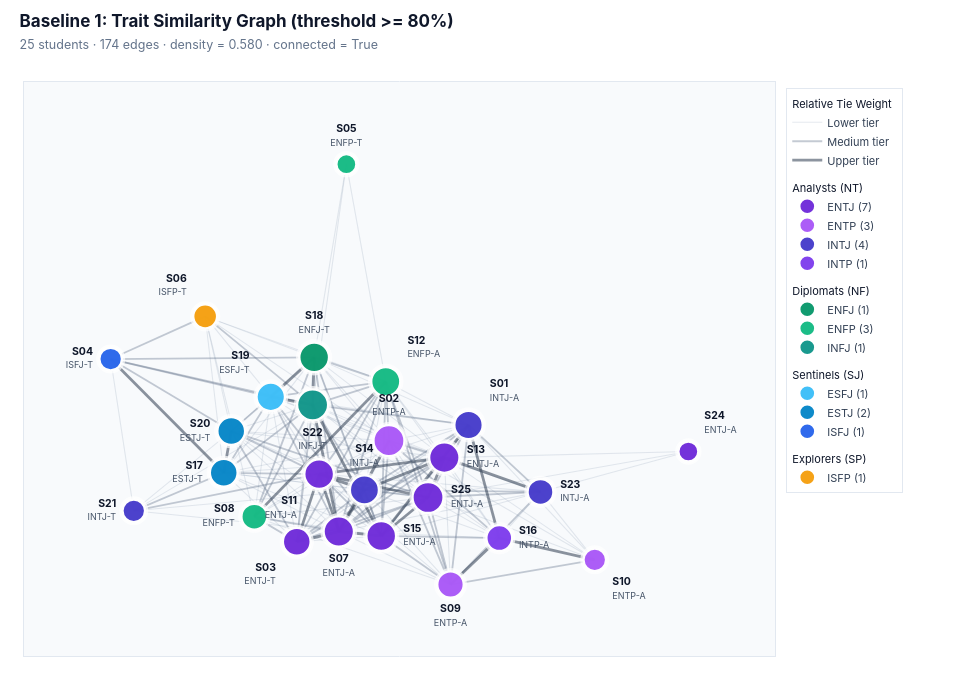

Notebook code for this chart:
### Markdown cell above
## 1. Baseline 1: Trait Similarity Graph

We start by connecting pairs whose average difference across the five traits is at most 20 percentage points ($\text{similarity} \ge 0.80$). This fixed cutoff produces a very dense network ($174$ edges, density $= 0.58$) with weak selectivity in the center of the cohort.

### Code cell
G_sim = G_base.copy()
students = df.index.tolist()
threshold = 0.80
sim_pairs = []

for i in range(len(students)):
    for j in range(i + 1, len(students)):
        u, v = students[i], students[j]
        diff = np.abs(df.loc[u, traits].values - df.loc[v, traits].values)
        sim = float(1.0 - diff.mean())
        if sim >= threshold:
            G_sim.add_edge(u, v, weight=sim)
            sim_pairs.append(
                {
                    "Student A": u,
                    "MBTI A": df.loc[u, "mbti"],
                    "Student B": v,
                    "MBTI B": df.loc[v, "mbti"],
                    "Similarity (%)": round(sim * 100, 1),
                }
            )

sim_df = (
    pd.DataFrame(sim_pairs)
    .sort_values("Similarity (%)", ascending=False)
    .reset_index(drop=True)
)
print(
    f"Similarity graph: {G_sim.number_of_nodes()} nodes, {G_sim.number_of_edges()} edges (density = {nx.density(G_sim):.2f})"
)
display(sim_df.head(10))

pos_sim = nx.spring_layout(G_sim, seed=42, k=1.25, iterations=200, weight="weight")
plot_network(G_sim, pos_sim, "Baseline 1: Trait Similarity Graph (threshold >= 80%)")

### Figure 1 — Plotly figure (JSON) as saved in the notebook; plotly's stock layout.template omitted (floating-point values rounded to 4 significant figures; data arrays with more than 128 entries replaced by an {"elided": "..."} marker saying what was removed)
{"data": [{"hoverinfo": "skip", "legendgroup": "Edges", "legendgrouptitle": {"text": "Relative Tie Weight"}, "line": {"color": "rgba(148, 163, 184, 0.24)", "width": 1.05}, "mode": "lines", "name": "Lower tier", "type": "scatter", "x": {"elided": "261 float values"}, "y": {"elided": "261 float values"}}, {"hoverinfo": "skip", "legendgroup": "Edges", "line": {"color": "rgba(100, 116, 139, 0.38)", "width": 1.8}, "mode": "lines", "name": "Medium tier", "type": "scatter", "x": {"elided": "186 float values"}, "y": {"elided": "186 float values"}}, {"hoverinfo": "skip", "legendgroup": "Edges", "line": {"color": "rgba(51, 65, 85, 0.56)", "width": 2.75}, "mode": "lines", "name": "Upper tier", "type": "scatter", "x": [0.3312, 0.06555, null, 0.3312, 0.4248, null, 0.08906, -0.06357, null, -0.1915, -0.06357, null, -0.1915, -0.1234, null, -0.7577, -0.4136, null, -0.06357, -0.1234, null, -0.06357, 0.01435, null, -0.06357, 0.06555, null, -0.06357, -0.1432, null, -0.3206, 0.07932, null, 0.2763, 0.4248, null, 0.7153, 0.4248, null, -0.1234, 0.2575, null, -0.1234, 0.01435, null, -0.1234, 0.208, null, 0.2575, 0.01435, null, 0.2575, 0.5502, null, 0.2575, 0.208, null, 0.06555, -0.1432, null, 0.06555, 0.208, null, -0.4136, -0.3908, null, -0.1385, -0.2706, null, -0.1385, -0.1432, null, -0.2706, -0.1432, null], "y": [0.0871, -0.2543, null, 0.0871, -0.2609, null, 0.03857, -0.2409, null, -0.2725, -0.2409, null, -0.2725, -0.06409, null, 0.2899, -0.06007, null, -0.2409, -0.06409, null, -0.2409, -0.1127, null, -0.2409, -0.2543, null, -0.2409, 0.1489, null, -0.195, 0.2206, null, -0.4038, -0.2609, null, -0.3278, -0.2609, null, -0.06409, -0.01339, null, -0.06409, -0.1127, null, -0.06409, -0.136, null, -0.01339, -0.1127, null, -0.01339, -0.1188, null, -0.01339, -0.136, null, -0.2543, 0.1489, null, -0.2543, -0.136, null, -0.06007, 0.06826, null, 0.295, 0.1735, null, 0.295, 0.1489, null, 0.1735, 0.1489, null]}, {"hoverinfo": "skip", "marker": {"color": "#FFFFFF", "line": {"width": 0}, "size": [34.9, 37.5, 34.25, 29.05, 26.45, 30.35, 36.85, 32.3, 32.95, 29.05, 36.2, 35.55, 36.85, 35.55, 36.2, 32.3, 34.25, 36.2, 34.9, 34.25, 29.05, 37.5, 32.3, 26.45, 37.5]}, "mode": "markers", "showlegend": false, "type": "scatter", "x": [0.3312, 0.08906, -0.1915, -0.7577, -0.04051, -0.4702, -0.06357, -0.3206, 0.2763, 0.7153, -0.1234, 0.07932, 0.2575, 0.01435, 0.06555, 0.4248, -0.4136, -0.1385, -0.2706, -0.3908, -0.6874, -0.1432, 0.5502, 1.0, 0.208], "y": [0.0871, 0.03857, -0.2725, 0.2899, 0.8893, 0.4211, -0.2409, -0.195, -0.4038, -0.3278, -0.06409, 0.2206, -0.01339, -0.1127, -0.2543, -0.2609, -0.06007, 0.295, 0.1735, 0.06826, -0.1771, 0.1489, -0.1188, 0.005393, -0.136]}, {"customdata": ["<b>S03</b> · ENTJ-T<br>Degree: <b>15</b> · Strength: <b>12.83</b><br><span style='color:#64748B'>E 65% · N 85% · T 63% · J 67% · A 49%</span>", "<b>S07</b> · ENTJ-A<br>Degree: <b>19</b> · Strength: <b>16.56</b><br><span style='color:#64748B'>E 51% · N 73% · T 69% · J 54% · A 51%</span>", "<b>S11</b> · ENTJ-A<br>Degree: <b>18</b> · Strength: <b>15.45</b><br><span style='color:#64748B'>E 61% · N 67% · T 69% · J 83% · A 54%</span>", "<b>S13</b> · ENTJ-A<br>Degree: <b>19</b> · Strength: <b>16.22</b><br><span style='color:#64748B'>E 54% · N 65% · T 86% · J 70% · A 64%</span>", "<b>S15</b> · ENTJ-A<br>Degree: <b>18</b> · Strength: <b>15.67</b><br><span style='color:#64748B'>E 52% · N 61% · T 54% · J 54% · A 69%</span>", "<b>S24</b> · ENTJ-A<br>Degree: <b>3</b> · Strength: <b>2.47</b><br><span style='color:#64748B'>E 100% · N 63% · T 86% · J 78% · A 99%</span>", "<b>S25</b> · ENTJ-A<br>Degree: <b>20</b> · Strength: <b>17.16</b><br><span style='color:#64748B'>E 67% · N 61% · T 67% · J 67% · A 71%</span>"], "hovertemplate": "%{customdata}<extra></extra>", "legendgroup": "Analysts (NT)", "legendgrouptitle": {"text": "Analysts (NT)"}, "marker": {"color": "#6D28D9", "line": {"color": "#FFFFFF", "width": 2.3}, "opacity": 0.95, "size": [27.75, 30.35, 29.7, 30.35, 29.7, 19.95, 31.0]}, "mode": "markers", "name": "ENTJ (7)", "type": "scatter", "x": [-0.1915, -0.06357, -0.1234, 0.2575, 0.06555, 1.0, 0.208], "y": [-0.2725, -0.2409, -0.06409, -0.01339, -0.2543, 0.005393, -0.136]}, {"customdata": ["<b>S02</b> · ENTP-A<br>Degree: <b>20</b> · Strength: <b>16.83</b><br><span style='color:#64748B'>E 51% · N 54% · T 76% · J 33% · A 53%</span>", "<b>S09</b> · ENTP-A<br>Degree: <b>13</b> · Strength: <b>11.14</b><br><span style='color:#64748B'>E 65% · N 56% · T 72% · J 40% · A 85%</span>", "<b>S10</b> · ENTP-A<br>Degree: <b>7</b> · Strength: <b>5.90</b><br><span style='color:#64748B'>E 60% · N 63% · T 99% · J 22% · A 83%</span>"], "hovertemplate": "%{customdata}<extra></extra>", "legendgroup": "Analysts (NT)", "marker": {"color": "#A855F7", "line": {"color": "#FFFFFF", "width": 2.3}, "opacity": 0.95, "size": [31.0, 26.45, 22.55]}, "mode": "markers", "name": "ENTP (3)", "type": "scatter", "x": [0.08906, 0.2763, 0.7153], "y": [0.03857, -0.4038, -0.3278]}, {"customdata": ["<b>S01</b> · INTJ-A<br>Degree: <b>16</b> · Strength: <b>13.61</b><br><span style='color:#64748B'>E 36% · N 64% · T 67% · J 58% · A 83%</span>", "<b>S14</b> · INTJ-A<br>Degree: <b>17</b> · Strength: <b>14.63</b><br><span style='color:#64748B'>E 43% · N 70% · T 74% · J 72% · A 64%</span>", "<b>S21</b> · INTJ-T<br>Degree: <b>7</b> · Strength: <b>5.83</b><br><span style='color:#64748B'>E 18% · N 58% · T 69% · J 92% · A 42%</span>", "<b>S23</b> · INTJ-A<br>Degree: <b>12</b> · Strength: <b>10.10</b><br><span style='color:#64748B'>E 49% · N 54% · T 90% · J 69% · A 92%</span>"], "hovertemplate": "%{customdata}<extra></extra>", "legendgroup": "Analysts (NT)", "marker": {"color": "#4338CA", "line": {"color": "#FFFFFF", "width": 2.3}, "opacity": 0.95, "size": [28.4, 29.05, 22.55, 25.8]}, "mode": "markers", "name": "INTJ (4)", "type": "scatter", "x": [0.3312, 0.01435, -0.6874, 0.5502], "y": [0.0871, -0.1127, -0.1771, -0.1188]}, {"customdata": ["<b>S16</b> · INTP-A<br>Degree: <b>12</b> · Strength: <b>10.25</b><br><span style='color:#64748B'>E 46% · N 64% · T 69% · J 24% · A 83%</span>"], "hovertemplate": "%{customdata}<extra></extra>", "legendgroup": "Analysts (NT)", "marker": {"color": "#7C3AED", "line": {"color": "#FFFFFF", "width": 2.3}, "opacity": 0.95, "size": [25.8]}, "mode": "markers", "name": "INTP (1)", "type": "scatter", "x": [0.4248], "y": [-0.2609]}, {"customdata": ["<b>S18</b> · ENFJ-T<br>Degree: <b>18</b> · Strength: <b>15.37</b><br><span style='color:#64748B'>E 56% · N 64% · T 40% · J 53% · A 36%</span>"], "hovertemplate": "%{customdata}<extra></extra>", "legendgroup": "Diplomats (NF)", "legendgrouptitle": {"text": "Diplomats (NF)"}, "marker": {"color": "#059669", "line": {"color": "#FFFFFF", "width": 2.3}, "opacity": 0.95, "size": [29.7]}, "mode": "markers", "name": "ENFJ (1)", "type": "scatter", "x": [-0.1385], "y": [0.295]}, {"customdata": ["<b>S05</b> · ENFP-T<br>Degree: <b>3</b> · Strength: <b>2.45</b><br><span style='color:#64748B'>E 53% · N 86% · T 22% · J 42% · A 12%</span>", "<b>S08</b> · ENFP-T<br>Degree: <b>12</b> · Strength: <b>10.21</b><br><span style='color:#64748B'>E 78% · N 70% · T 49% · J 43% · A 44%</span>", "<b>S12</b> · ENFP-A<br>Degree: <b>17</b> · Strength: <b>14.57</b><br><span style='color:#64748B'>E 65% · N 71% · T 49% · J 42% · A 56%</span>"], "hovertemplate": "%{customdata}<extra></extra>", "legendgroup": "Diplomats (NF)", "marker": {"color": "#10B981", "line": {"color": "#FFFFFF", "width": 2.3}, "opacity": 0.95, "size": [19.95, 25.8, 29.05]}, "mode": "markers", "name": "ENFP (3)", "type": "scatter", "x": [-0.04051, -0.3206, 0.07932], "y": [0.8893, -0.195, 0.2206]}, {"customdata": ["<b>S22</b> · INFJ-T<br>Degree: <b>20</b> · Strength: <b>17.20</b><br><span style='color:#64748B'>E 46% · N 64% · T 49% · J 57% · A 39%</span>"], "hovertemplate": "%{customdata}<extra></extra>", "legendgroup": "Diplomats (NF)", "marker": {"color": "#0D9488", "line": {"color": "#FFFFFF", "width": 2.3}, "opacity": 0.95, "size": [31.0]}, "mode": "markers", "name": "INFJ (1)", "type": "scatter", "x": [-0.1432], "y": [0.1489]}, {"customdata": ["<b>S19</b> · ESFJ-T<br>Degree: <b>16</b> · Strength: <b>13.68</b><br><span style='color:#64748B'>E 54% · N 45% · T 39% · J 57% · A 49%</span>"], "hovertemplate": "%{customdata}<extra></extra>", "legendgroup": "Sentinels (SJ)", "legendgrouptitle": {"text": "Sentinels (SJ)"}, "marker": {"color": "#38BDF8", "line": {"color": "#FFFFFF", "width": 2.3}, "opacity": 0.95, "size": [28.4]}, "mode": "markers", "name": "ESFJ (1)", "type": "scatter", "x": [-0.2706], "y": [0.1735]}, {"customdata": ["<b>S17</b> · ESTJ-T<br>Degree: <b>15</b> · Strength: <b>12.79</b><br><span style='color:#64748B'>E 51% · N 46% · T 64% · J 81% · A 33%</span>", "<b>S20</b> · ESTJ-T<br>Degree: <b>15</b> · Strength: <b>12.74</b><br><span style='color:#64748B'>E 58% · N 35% · T 65% · J 75% · A 43%</span>"], "hovertemplate": "%{customdata}<extra></extra>", "legendgroup": "Sentinels (SJ)", "marker": {"color": "#0284C7", "line": {"color": "#FFFFFF", "width": 2.3}, "opacity": 0.95, "size": [27.75, 27.75]}, "mode": "markers", "name": "ESTJ (2)", "type": "scatter", "x": [-0.4136, -0.3908], "y": [-0.06007, 0.06826]}, {"customdata": ["<b>S04</b> · ISFJ-T<br>Degree: <b>7</b> · Strength: <b>6.12</b><br><span style='color:#64748B'>E 36% · N 43% · T 43% · J 76% · A 32%</span>"], "hovertemplate": "%{customdata}<extra></extra>", "legendgroup": "Sentinels (SJ)", "marker": {"color": "#2563EB", "line": {"color": "#FFFFFF", "width": 2.3}, "opacity": 0.95, "size": [22.55]}, "mode": "markers", "name": "ISFJ (1)", "type": "scatter", "x": [-0.7577], "y": [0.2899]}, {"customdata": ["<b>S06</b> · ISFP-T<br>Degree: <b>9</b> · Strength: <b>7.48</b><br><span style='color:#64748B'>E 31% · N 36% · T 47% · J 39% · A 31%</span>"], "hovertemplate": "%{customdata}<extra></extra>", "legendgroup": "Explorers (SP)", "legendgrouptitle": {"text": "Explorers (SP)"}, "marker": {"color": "#F59E0B", "line": {"color": "#FFFFFF", "width": 2.3}, "opacity": 0.95, "size": [23.85]}, "mode": "markers", "name": "ISFP (1)", "type": "scatter", "x": [-0.4702], "y": [0.4211]}, {"cliponaxis": false, "hoverinfo": "skip", "marker": {"color": "rgba(0, 0, 0, 0)", "line": {"width": 0}, "size": [32.4, 35.0, 31.75, 26.55, 23.95, 27.85, 34.35, 29.8, 30.45, 26.55, 33.7, 33.05, 34.35, 33.05, 33.7, 29.8, 31.75, 33.7, 32.4, 31.75, 26.55, 35.0, 29.8, 23.95, 35.0]}, "mode": "markers+text", "showlegend": false, "text": ["<b>S01</b><br><span style='font-size:9px;color:#475569'>INTJ-A</span>", "<b>S02</b><br><span style='font-size:9px;color:#475569'>ENTP-A</span>", "<b>S03</b><br><span style='font-size:9px;color:#475569'>ENTJ-T</span>", "<b>S04</b><br><span style='font-size:9px;color:#475569'>ISFJ-T</span>", "<b>S05</b><br><span style='font-size:9px;color:#475569'>ENFP-T</span>", "<b>S06</b><br><span style='font-size:9px;color:#475569'>ISFP-T</span>", "<b>S07</b><br><span style='font-size:9px;color:#475569'>ENTJ-A</span>", "<b>S08</b><br><span style='font-size:9px;color:#475569'>ENFP-T</span>", "<b>S09</b><br><span style='font-size:9px;color:#475569'>ENTP-A</span>", "<b>S10</b><br><span style='font-size:9px;color:#475569'>ENTP-A</span>", "<b>S11</b><br><span style='font-size:9px;color:#475569'>ENTJ-A</span>", "<b>S12</b><br><span style='font-size:9px;color:#475569'>ENFP-A</span>", "<b>S13</b><br><span style='font-size:9px;color:#475569'>ENTJ-A</span>", "<b>S14</b><br><span style='font-size:9px;color:#475569'>INTJ-A</span>", "<b>S15</b><br><span style='font-size:9px;color:#475569'>ENTJ-A</span>", "<b>S16</b><br><span style='font-size:9px;color:#475569'>INTP-A</span>", "<b>S17</b><br><span style='font-size:9px;color:#475569'>ESTJ-T</span>", "<b>S18</b><br><span style='font-size:9px;color:#475569'>ENFJ-T</span>", "<b>S19</b><br><span style='font-size:9px;color:#475569'>ESFJ-T</span>", "<b>S20</b><br><span style='font-size:9px;color:#475569'>ESTJ-T</span>", "<b>S21</b><br><span style='font-size:9px;color:#475569'>INTJ-T</span>", "<b>S22</b><br><span style='font-size:9px;color:#475569'>INFJ-T</span>", "<b>S23</b><br><span style='font-size:9px;color:#475569'>INTJ-A</span>", "<b>S24</b><br><span style='font-size:9px;color:#475569'>ENTJ-A</span>", "<b>S25</b><br><span style='font-size:9px;color:#475569'>ENTJ-A</span>"], "textfont": {"color": "#0F172A", "family": "Inter, -apple-system, BlinkMacSystemFont, sans-serif", "size": 10.5}, "textposition": ["top right", "top center", "bottom left", "middle left", "top center", "top left", "bottom center", "middle left", "bottom center", "bottom right", "bottom left", "top right", "middle right", "top center", "middle right", "middle right", "middle left", "top center", "top left", "middle left", "middle left", "bottom center", "middle right", "top right", "middle right"], "type": "scatter", "x": [0.3312, 0.08906, -0.1915, -0.7577, -0.04051, -0.4702, -0.06357, -0.3206, 0.2763, 0.7153, -0.1234, 0.07932, 0.2575, 0.01435, 0.06555, 0.4248, -0.4136, -0.1385, -0.2706, -0.3908, -0.6874, -0.1432, 0.5502, 1.0, 0.208], "y": [0.0871, 0.03857, -0.2725, 0.2899, 0.8893, 0.4211, -0.2409, -0.195, -0.4038, -0.3278, -0.06409, 0.2206, -0.01339, -0.1127, -0.2543, -0.2609, -0.06007, 0.295, 0.1735, 0.06826, -0.1771, 0.1489, -0.1188, 0.005393, -0.136]}], "layout": {"font": {"color": "#1E293B", "family": "Inter, -apple-system, BlinkMacSystemFont, sans-serif"}, "height": 680, "hoverlabel": {"bgcolor": "#FFFFFF", "bordercolor": "#CBD5E1", "font": {"color": "#0F172A", "family": "Inter, -apple-system, sans-serif", "size": 12}}, "legend": {"bgcolor": "rgba(255,255,255,0.94)", "bordercolor": "#E2E8F0", "borderwidth": 1, "font": {"color": "#334155", "size": 11}, "grouptitlefont": {"color": "#0F172A", "family": "Inter, sans-serif", "size": 11}, "tracegroupgap": 8, "x": 1.015, "xanchor": "left", "y": 0.99, "yanchor": "top"}, "margin": {"b": 24, "l": 24, "r": 205, "t": 82}, "paper_bgcolor": "#FFFFFF", "plot_bgcolor": "#F8FAFC", "title": {"font": {"color": "#0F172A", "family": "Inter, -apple-system, BlinkMacSystemFont, sans-serif", "size": 17}, "text": "<b>Baseline 1: Trait Similarity Graph (threshold >= 80%)</b><br><span style='font-size:12.5px;color:#64748B;font-weight:400'>25 students · 174 edges · density = 0.580 · connected = True</span>", "x": 0.02, "xanchor": "left", "y": 0.96, "yanchor": "top"}, "width": 980, "xaxis": {"linecolor": "#E2E8F0", "linewidth": 1, "mirror": true, "range": [-1.021, 1.264], "showgrid": false, "showticklabels": false, "zeroline": false}, "yaxis": {"linecolor": "#E2E8F0", "linewidth": 1, "mirror": true, "range": [-0.6237, 1.142], "showgrid": false, "showticklabels": false, "zeroline": false}}}
